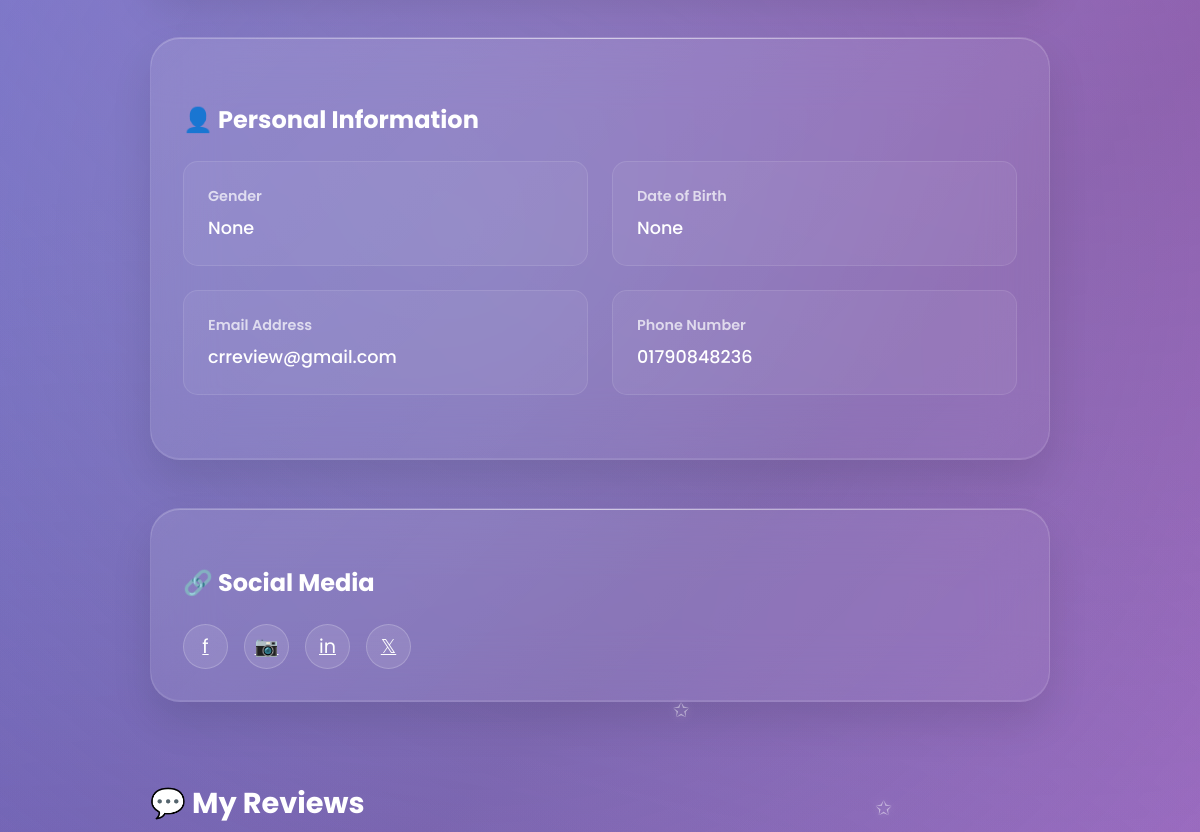
The app's page /view_profile/md-naimur-rahman/ (signed in, middle part), older data.
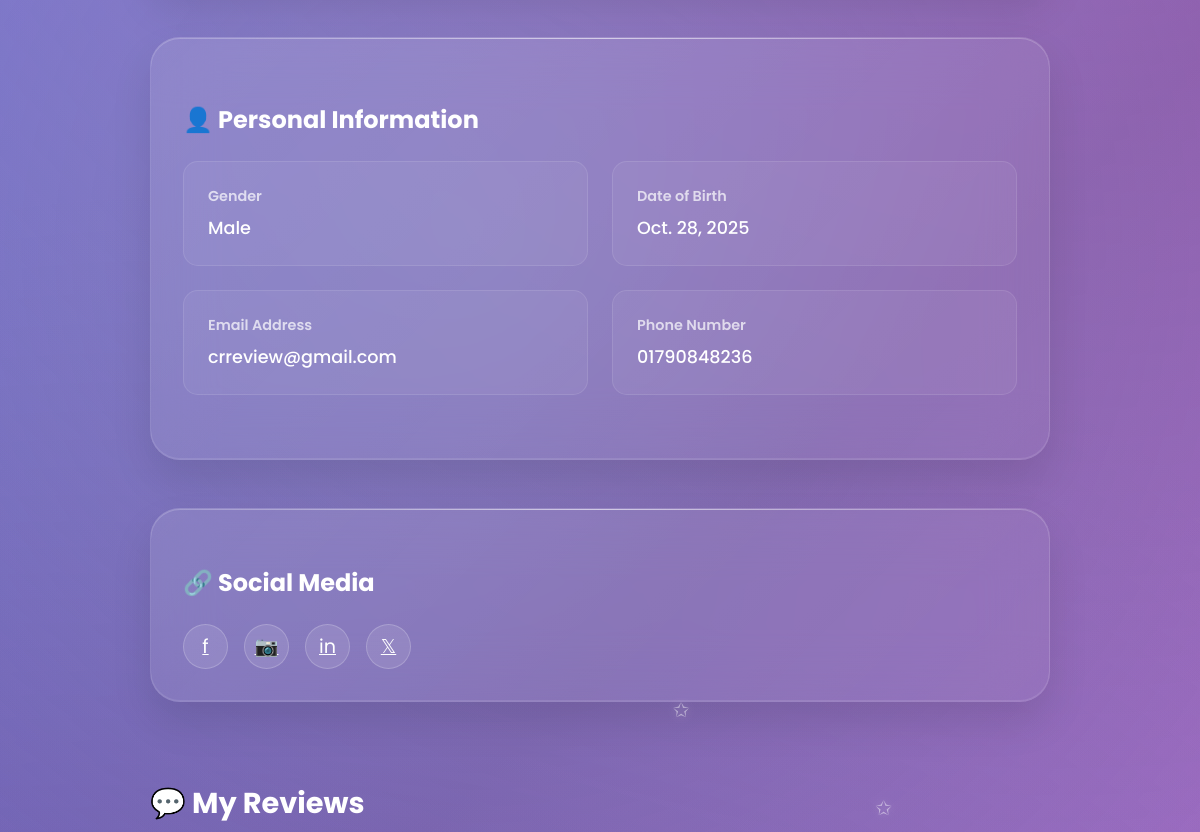
The same page, newer data.
### userprofile/models.py (models this page shows, shortened)
class User(AbstractBaseUser,PermissionsMixin):
    university=models.ForeignKey(University, on_delete=models.SET_NULL,related_name='university',null=True,blank=True)
    department=models.ForeignKey(Department, on_delete=models.SET_NULL,related_name='department',null=True,blank=True)
    profile_picture=models.ImageField(upload_to=user_profile_picture_path,null=True,blank=True)
    first_name = models.CharField(max_length=50)
    last_name = models.CharField(max_length=50)
    gender = models.CharField(choices=[('M', 'Male'), ('F', 'Female')], max_length=1)
    email = models.EmailField(unique=True)
    phone=models.CharField(max_length=20,null=True,blank=True)
    date_of_birth=models.DateField(null=True,blank=True)
    student_id=models.CharField(max_length=50,unique=True,null=True,blank=True)
    batch=models.CharField(max_length=20,null=True,blank=True)
    dept_batch = models.CharField(max_length=20 , blank=True, null=True)
    section=models.CharField(max_length=20,null=True,blank=True)
    bio=models.TextField(null=True,blank=True)
    facebook_url=models.URLField(default='https://www.facebook.com/')
    instagram_url=models.URLField(default='https://www.instagram.com/')
    linkedin_url=models.URLField(default='https://www.linkedin.com/')
    role=models.CharField(max_length=20, default='student')
    slug=models.SlugField(blank=True,unique=True)
    is_email_verified = models.BooleanField(default=False)
    email_verification_token = models.UUIDField(blank=True, null=True, editable=False)
    email_verification_token_created = models.DateTimeField(blank=True, null=True)
    password_reset_token = models.UUIDField(null=True, blank=True, editable=False)
    password_reset_token_created = models.DateTimeField(null=True, blank=True)
    is_active = models.BooleanField(default=True)
    is_staff = models.BooleanField(default=False)
    created_at = models.DateTimeField(auto_now_add=True)
    updated_at = models.DateTimeField(auto_now=True)
    deleted_at = models.DateTimeField(blank=True, null=True)
    USERNAME_FIELD = 'email'
    REQUIRED_FIELDS = ['first_name','last_name']
    objects = CustomUserManager()
    def get_full_name(self):
        return f"{self.first_name} {self.last_name}"

### userprofile/views.py (the view)
# urls.py: path('view_profile/<str:slug>/',view_profile,name="view_profile"),
def view_profile(request,slug):
    user = User.objects.get(email=request.user.email,slug=slug)
    review = Review.objects.filter(user=user).order_by('-created_at')
    paginator = Paginator(review,5)
    page_number = request.GET.get('page',1)
    try:
        review = paginator.page(page_number)
    except PageNotAnInteger:
        review = paginator.page(1)
    except EmptyPage:
        review = paginator.page(1)
    context = {
        'user':user,
        'review':review,
    }
    return render(request,'user_profile/view_profile.html',context)

### cr/models.py (called while the page is built)
    def __str__(self):
        return self.title

    def __str__(self):
        return self.title

### templates/user_profile/view_profile.html (shortened to what this page needs)
{% extends 'base.html' %}
{% load static %}
{% block content %}
    <div id="cr-profile" class="page">
        <div class="container">
            <div style="max-width: 900px; margin: 0 auto;">
                <div class="search-section">
                 <div class="card1" style="margin-top: 2rem;">
                    <h3 class="card-title1">👤 Personal Information</h3>
                    <div class="info-grid">
                        <div class="info-item">
                            <div class="info-label">Gender</div>
                            {% if user.gender == 'M' %}
                            <div class="info-value">Male</div>
                            {% elif user.gender == 'F'%}
                            <div class="info-value">Female</div>
                            {% else %}
                            <div class="info-value">None</div>
                            {%endif%}
                        </div>
                        <div class="info-item">
                            <div class="info-label">Date of Birth</div>
                            <div class="info-value">{{user.date_of_birth}}</div>
                        </div>
                        <div class="info-item">
                            <div class="info-label">Email Address</div>
                            <div class="info-value">{{user.email}}</div>
                        </div>
                        <div class="info-item">
                            <div class="info-label">Phone Number</div>
                            <div class="info-value">{{user.phone}}</div>
                        </div>
                    </div>
                    </div>
                </div>
                <div class="search-section">
                    <h3 class="card-title1" style="margin-top: 1.5rem;">🔗 Social Media</h3>
                    <div class="social-links">
                        <a href="{{user.facebook_url}}" class="social-btn" title="Facebook">f</a>
                        <a href="{{user.instagram_url}}" class="social-btn" title="Instagram">📷</a>
                        <a href="{{user.linkedin_url}}" class="social-btn" title="LinkedIn">in</a>
                        <a href="#" class="social-btn" title="Twitter">𝕏</a>
                    </div>
                </div>
                <div class="section">
                    <h2 style="color: white; font-size: 1.8rem; font-weight: 700; margin-bottom: 2rem;">💬 My Reviews</h2>
                </div>
            </div>
        </div>
    </div>
{% endblock content %}

Row changes from the older to the newer data that the page shows:
changed User "crreview@gmail.com": gender empty → "M" (drawn); date_of_birth "None" → "Oct. 28, 2025"
Text that changed along with them:
text no longer shown: "None"
text now shown: "Male"
